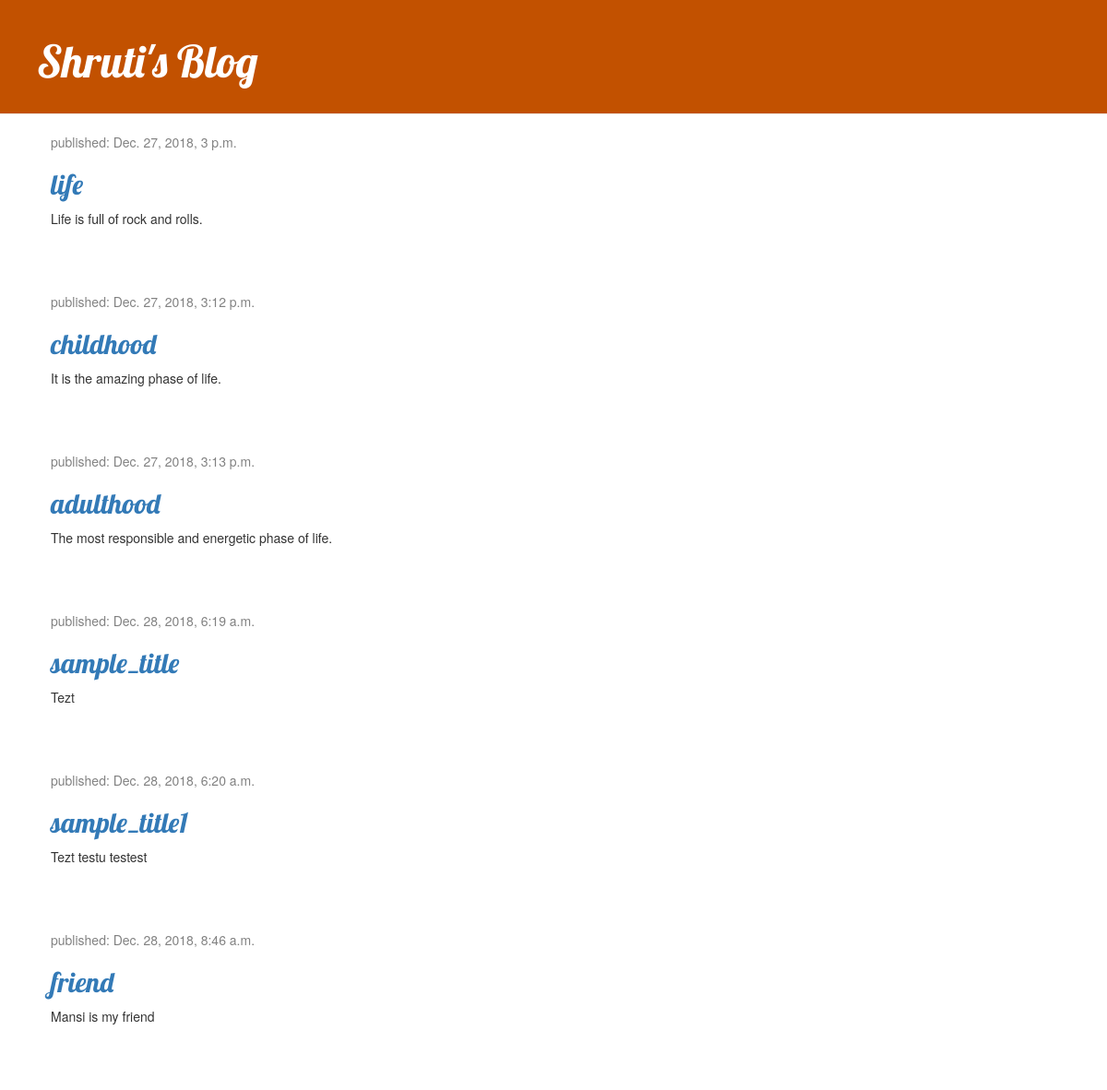
The page / on the database its author committed.
### blog/models.py (models this page shows, shortened)
class Post(models.Model):
	author=models.ForeignKey(settings.AUTH_USER_MODEL, on_delete=models.CASCADE)
	title=models.CharField(max_length=200)
	text=models.TextField()
	created_date=models.DateTimeField(default=timezone.now)
	published_date=models.DateTimeField(blank=True,null=True)

### blog/views.py (the view)
# urls.py: path('', views.post_list, name='post_list')
def post_list(request):
	posts = Post.objects.filter(published_date__lte=timezone.now()).order_by('published_date')
	return render(request, "blog/post_list.html",{'posts':posts})

### blog/templates/blog/post_list.html (shortened to what this page needs)
 {% load static %}
<html>
    <head>
    	<link rel="stylesheet" href="//maxcdn.bootstrapcdn.com/bootstrap/3.2.0/css/bootstrap.min.css">
	<link rel="stylesheet" href="//maxcdn.bootstrapcdn.com/bootstrap/3.2.0/css/bootstrap-theme.min.css">
	<link rel="stylesheet" href="{% static 'css/blog.css' %}">
    </head>
    <body>
        <div class="page-header">
            <h1><a href="/">Shruti's Blog</a></h1>
        </div>
      <div class="content container">
    <div class="row">
        <div class="col-md-8">
            {% for post in posts %}
                <div class="post">
                    <div class="date">
                        <p>published: {{ post.published_date }}</p>
                    </div>
                    <h2><a href="">{{ post.title }}</a></h2>
                    <p>{{ post.text|linebreaksbr }}</p>
                </div>
            {% endfor %}
        </div>
    </div>
</div>
    </body>
</html>

### blog/static/css/blog.css (style rules this page uses)
.page-header { background-color: #C25100; margin-top: 0; padding: 20px 20px 20px 40px; }
.page-header h1, .page-header h1 a, .page-header h1 a:visited, .page-header h1 a:active { color: #ffffff; font-size: 36pt; text-decoration: none; }
.content { margin-left: 40px; }
h1, h2, h3, h4 { font-family: 'Lobster', cursive; }
.date { color: #828282; }
.post { margin-bottom: 70px; }

### rows shown on the page
Post: published_date "Dec. 27, 2018, 3 p.m.", title "life", text "Life is full of rock and rolls."
Post: published_date "Dec. 27, 2018, 3:12 p.m.", title "childhood", text "It is the amazing phase of life."
Post: published_date "Dec. 27, 2018, 3:13 p.m.", title "adulthood", text "The most responsible and energetic phase of life."
Post: published_date "Dec. 28, 2018, 6:19 a.m.", title "sample_title", text "Tezt"
Post: published_date "Dec. 28, 2018, 6:20 a.m.", title "sample_title1", text "Tezt testu testest"
Post: published_date "Dec. 28, 2018, 8:46 a.m.", title "friend", text "Mansi is my friend"
